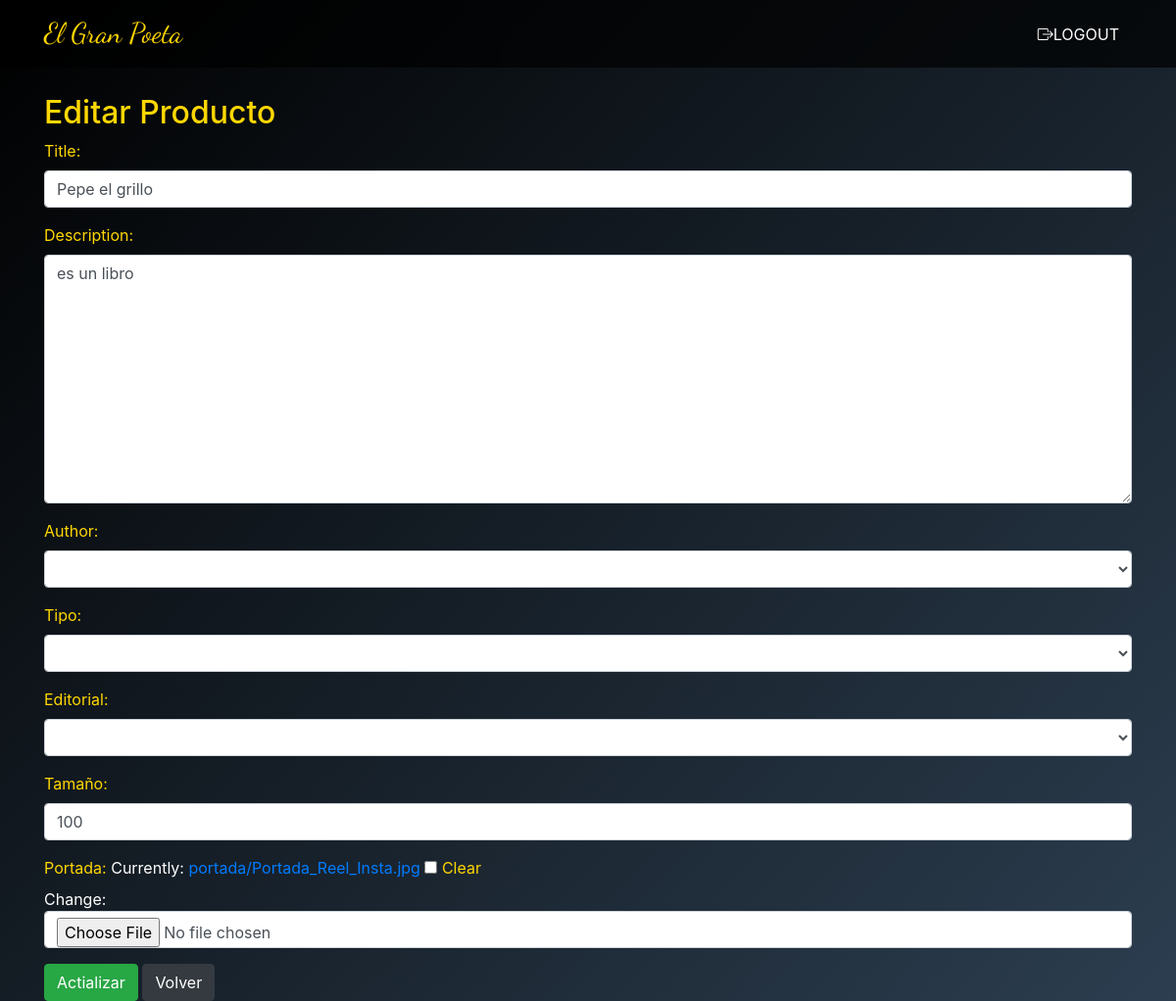
The page /Libros/update/1/ on the database its author committed.
### Libros/models.py (models this page shows, shortened)
class Libro(models.Model):
    title = models.CharField(max_length=200)
    tipo = models.CharField(max_length = 100, null=True)
    tamaño = models.PositiveIntegerField(null=True)
    editorial = models.CharField(max_length=100, null=True)
    author = models.CharField(max_length=100)
    description = models.TextField()
    created_at = models.DateTimeField(auto_now_add=True)
    updated_at = models.DateTimeField(auto_now=True)
    portada = models.ImageField(null=True, blank=True, upload_to="portada")

### Libros/views.py (the view)
# urls.py: path('update/<int:pk>/', LibroUpdateView.as_view(), name='update'),
class LibroUpdateView(UpdateView):
    model = Libro
    template_name = 'libros/libros_update.html'
    form_class = LibroForm
    success_url = reverse_lazy('list')

### Libros/forms.py
class LibroForm(forms.ModelForm):
    class Meta:
        model = Libro
        fields = ('title', 'description', 'author', 'tipo', 'editorial', 'tamaño', 'portada')
        widgets = {
            'tipo': forms.Select(attrs={'class': 'form-control'}),
            'editorial': forms.Select(attrs={'class': 'form-control'}),
            'author': forms.Select(attrs={'class': 'form-control'}),
            'tamaño': forms.TextInput(attrs={'class': 'form-control'}),
            'title': forms.TextInput(attrs={'class': 'form-control'}),
            'description': forms.Textarea(attrs={'class': 'form-control'}),
            'portada': forms.ClearableFileInput(attrs={'class': 'form-control'}),
        }

### Libros/templates/libros/libros_update.html (shortened to what this page needs)
{% extends 'Libreria/Base_modulos.html' %}
{% block content %}
    <div class="text-white">
        <h2>Editar Producto</h2>
        <form method="post" enctype="multipart/form-data">
            {{ form.as_p }}
            <button class="btn btn-success">Actializar</button>
            <a class="btn btn-dark" href="{% url 'list' %}">Volver</a>
        </form>
    </div>
{% endblock %}

### Libreria/static/Libreria/css/style_base_libros.css (style rules this page uses)
body { background: linear-gradient(135deg, #000000 0%, #2C3E50 100%); min-height: 100vh; display: flex; flex-direction: column; }

### Editoriales/static/Editoriales/css/formStyle.css (style rules this page uses)
label { color: #ffd700; }
h2 { color: #ffd700; }

### rows shown on the page
Libro: title "Pepe el grillo", description "es un libro", tamaño "100"
